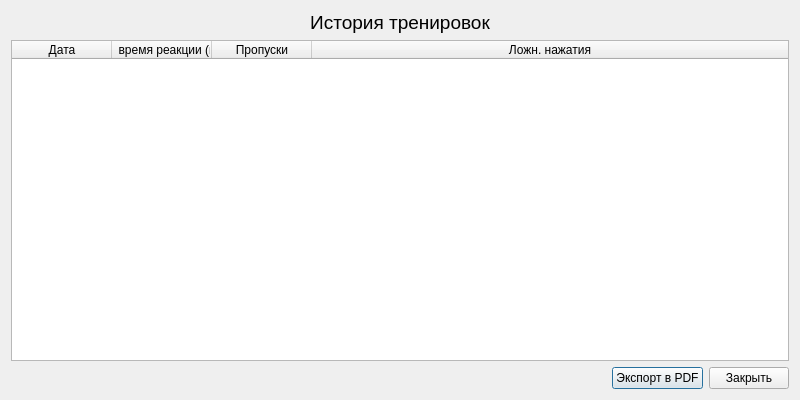
<?xml version="1.0" encoding="UTF-8"?>
<ui version="4.0">
 <class>StatisticsWindow</class>
 <widget class="QDialog" name="StatisticsWindow">
  <property name="geometry">
   <rect>
    <x>0</x>
    <y>0</y>
    <width>800</width>
    <height>400</height>
   </rect>
  </property>
  <property name="windowTitle">
   <string>Статистика</string>
  </property>
  <layout class="QVBoxLayout" name="verticalLayout">
   <item>
    <widget class="QLabel" name="label">
     <property name="font">
      <font>
       <pointsize>14</pointsize>
      </font>
     </property>
     <property name="text">
      <string>История тренировок</string>
     </property>
     <property name="alignment">
      <set>Qt::AlignCenter</set>
     </property>
    </widget>
   </item>
   <item>
    <widget class="QTableWidget" name="resultsTable">
     <property name="editTriggers">
      <set>QAbstractItemView::NoEditTriggers</set>
     </property>
     <property name="selectionBehavior">
      <set>QAbstractItemView::SelectRows</set>
     </property>
     <attribute name="horizontalHeaderStretchLastSection">
      <bool>true</bool>
     </attribute>
     <column>
      <property name="text">
       <string>Дата</string>
      </property>
     </column>
     <column>
      <property name="text">
       <string>Ср. время реакции (мс)</string>
      </property>
     </column>
     <column>
      <property name="text">
       <string>Пропуски</string>
      </property>
     </column>
     <column>
      <property name="text">
       <string>Ложн. нажатия</string>
      </property>
     </column>
    </widget>
   </item>
   <item>
    <layout class="QHBoxLayout" name="horizontalLayout">
     <item>
      <spacer name="horizontalSpacer">
       <property name="orientation">
        <enum>Qt::Horizontal</enum>
       </property>
       <property name="sizeHint" stdset="0">
        <size>
         <width>40</width>
         <height>20</height>
        </size>
       </property>
      </spacer>
     </item>
     <item>
      <widget class="QPushButton" name="exportPdfButton">
       <property name="text">
        <string>Экспорт в PDF</string>
       </property>
      </widget>
     </item>
     <item>
      <widget class="QPushButton" name="closeButton">
       <property name="text">
        <string>Закрыть</string>
       </property>
      </widget>
     </item>
    </layout>
   </item>
  </layout>
 </widget>
 <resources/>
 <connections/>
</ui>
